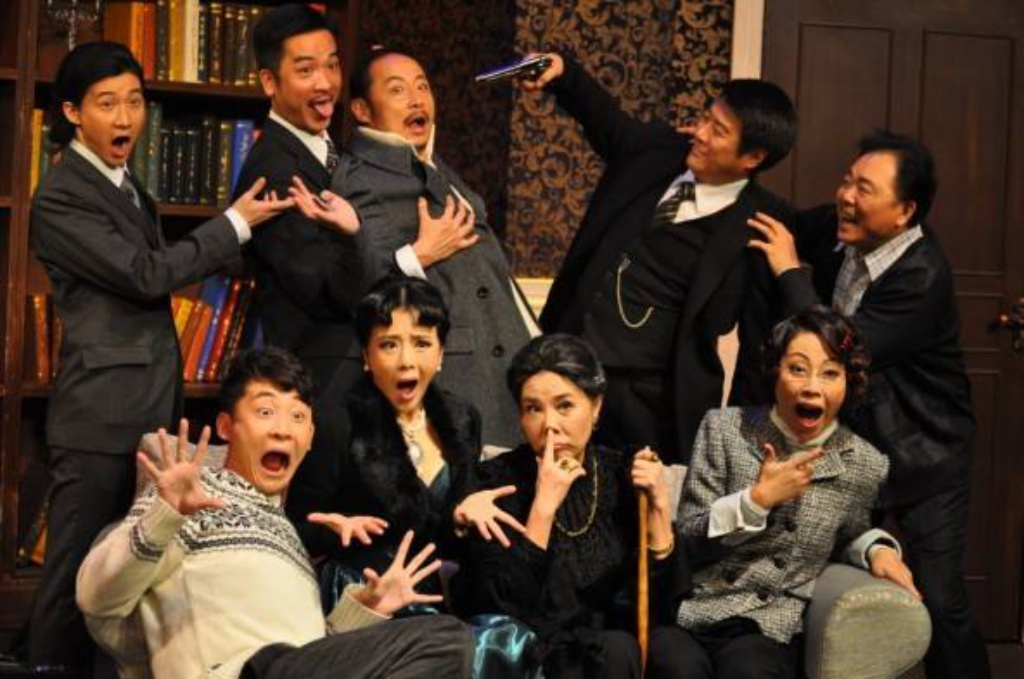
#> input picture age_gender/imgs/16.jpg, 1024 x 679 px, found by its file name
$ python quwu.py
#> lines starting #> are read from the running program, lines starting #| are printed output that depends on the picture; pictures that were not available may be replaced by others from this repository, and a replacement may not be noted
from PIL import Image
import numpy as np
import matplotlib.pyplot as plt
from skimage.morphology import disk
import skimage.filters.rank as sfr
import cv2

def min_box(image, kernel_size=15):
    min_image = sfr.minimum(image, disk(kernel_size))
    return min_image

def zmMinFilterGray(src, r=7):
    '''''最小值滤波，r是滤波器半径'''
    return cv2.erode(src,np.ones((2*r-1,2*r-1)))

def calculate_dark(image):
    """
    get dark channel
    Args:
        image: numpy type image
    Returns:
        dark channel
    """
    if not isinstance(image, np.ndarray):
        raise ValueError("input image is not numpy type")
    dark = np.minimum(np.minimum(image[:, :, 0], image[:, :, 1]), image[:, :, 2]).astype(np.float32)
    # if kernel_size too small, will get too
    # bright dark channel, and also make A too bigger
    # min_box will lead:  dark = dark * 255
    dark = zmMinFilterGray(dark, r=7)
    # dark = min_box(dark, kernel_size=15)

    return dark

imgpath1 = "D:/data/imgs/facePicture/face_bright/face_skin/youwu/16.jpg"
imgpath2 = "D:/data/imgs/facePicture/face_bright/face_skin/youwu/011208.png"
savepath = "D:/codes/project/ageTest/result/af93c266db7b11eaad2600163e0070b6.jpg"

# [14 lines of commented-out code are left out]


im_no = cv2.imread(imgpath1) / 255
im_wu = cv2.imread(imgpath2) / 255
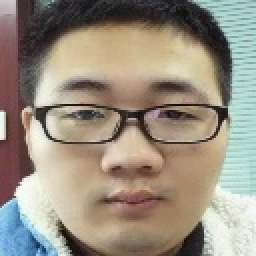
#> input picture age_gender/imgs/1.jpg, 128 x 128 px, given in place of 011208.png, which was not available (shown 2 times larger)

dark_no = calculate_dark(im_no)
#> in calculate_dark, `dark = np.minimum(np.minimum(image[:, :, 0], image[:, :, 1]), image[:,..`:
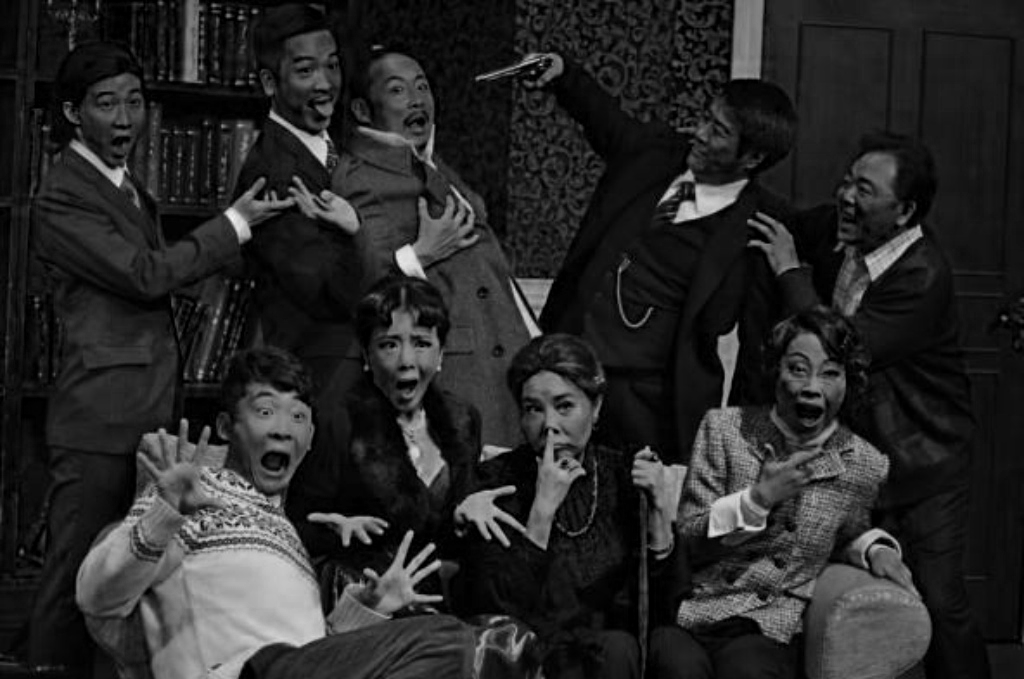
#> dark: shape (679, 1024) float32; min 0, max 0.965, mean 0.157
#> in zmMinFilterGray, `return cv2.erode(src,np.ones((2*r-1,2*r-1)))`:
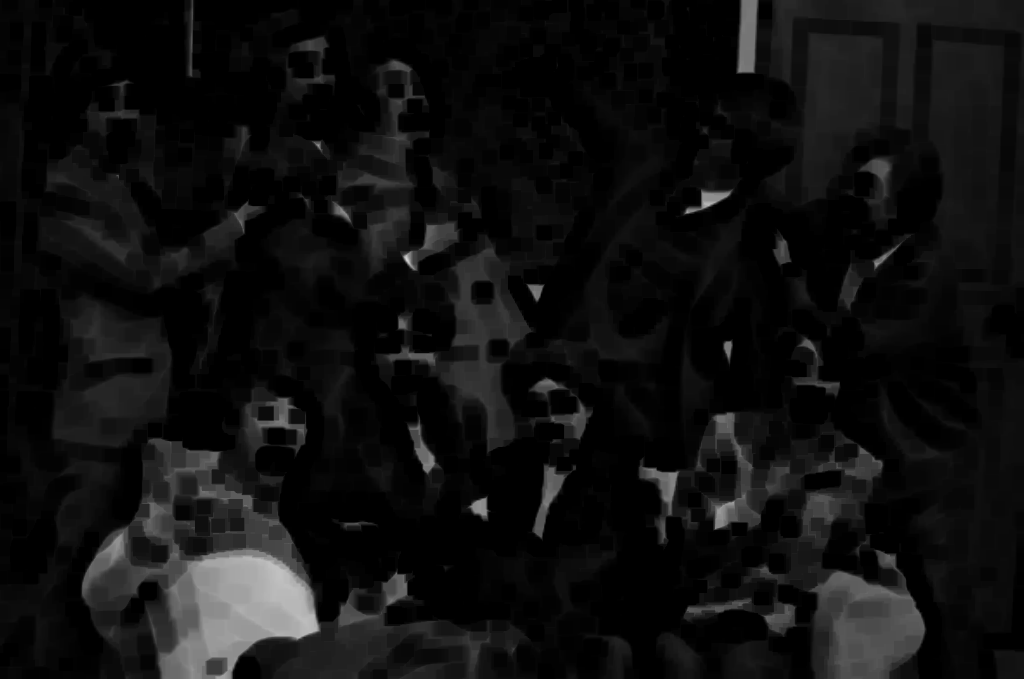
#> returned value: shape (679, 1024) float32; min 0, max 0.824, mean 0.0611
# no_gray = cv2.cvtColor(dark_no, cv2.COLOR_GRAY2BGR)
dark_wu = calculate_dark(im_wu)
#> in calculate_dark (call 2), `dark = np.minimum(np.minimum(image[:, :, 0], image[:, :, 1]), image[:,..`:
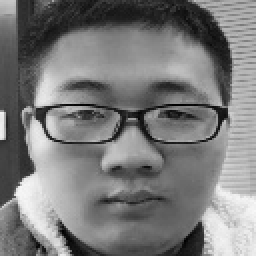
#> dark: shape (128, 128) float32 (shown 2 times larger); min 0, max 0.973, mean 0.481
#> call 2 of zmMinFilterGray, with r = 7
#> in zmMinFilterGray (call 2), `return cv2.erode(src,np.ones((2*r-1,2*r-1)))`:
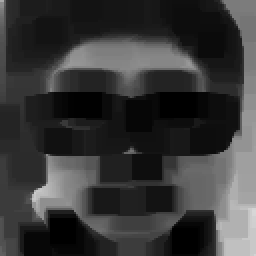
#> returned value: shape (128, 128) float32 (shown 2 times larger); min 0, max 0.843, mean 0.218
# wu_gray = cv2.cvtColor(dark_wu, cv2.COLOR_GRAY2BGR)

cv2.namedWindow('no', cv2.WINDOW_NORMAL)
cv2.imshow('no', dark_no)
cv2.namedWindow('wu', cv2.WINDOW_NORMAL)
cv2.imshow('wu', dark_wu)
cv2.waitKey(0)
